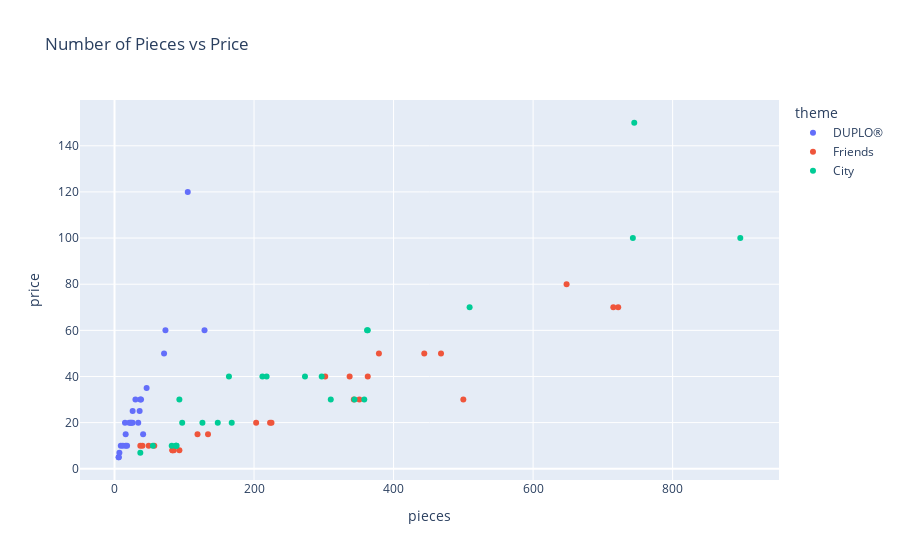

The cell this chart's notebook holds for it:
### Markdown cell above
A) Make a scatter plot of the numer of pieces vs the price. Color the data by the lego them and add teh set name as your hover data<br>
B) Answer the three questions by describing what you see in the graph.

### Code cell
#A
fig = px.scatter(DF, 
                 x = 'pieces',
                 y = 'price',
                 title = 'Number of Pieces vs Price', 
                 hover_data = 'set_name',
                 color = 'theme')
fig.show()

### Figure 1 — Plotly figure (JSON) as saved in the notebook; plotly's stock layout.template omitted (floating-point values rounded to 4 significant figures)
{"data": [{"customdata": [["My First Ladybird"], ["My First Race Car"], ["My First Celebration"], ["Large Playground Brick Box"], ["Farmers' Market"], ["Farm Animals"], ["Train Bridge and Tracks"], ["Cargo Train"], ["Spider-Man & Hulk Adventures"], ["Rapunzel's Tower"], ["Train Tracks"], ["My First Fun Puzzle"], ["My First Car Creations"], ["Fire Truck"], ["Baby Animals"], ["Tropical Island"], ["Plane"], ["Submarine Adventure"], ["Alphabet Truck"], ["Tow Truck"], ["Super Heroes Lab"], ["Bedroom"], ["Pizza Stand"], ["Bakery"], ["Modular Playhouse"]], "hovertemplate": "theme=DUPLO®<br>pieces=%{x}<br>price=%{y}<br>set_name=%{customdata[0]}<extra></extra>", "legendgroup": "DUPLO®", "marker": {"color": "#636efa", "symbol": "circle"}, "mode": "markers", "name": "DUPLO®", "orientation": "v", "showlegend": true, "type": "scatter", "x": [6, 6, 41, 71, 26, 16, 26, 105, 38, 37, 23, 15, 34, 21, 9, 73, 12, 24, 36, 7, 30, 16, 18, 46, 129], "xaxis": "x", "y": [4.99, 4.99, 14.99, 49.99, 19.99, 9.99, 24.99, 120.0, 29.99, 29.99, 19.99, 19.99, 19.99, 19.99, 9.99, 59.99, 9.99, 19.99, 24.99, 6.99, 29.99, 14.99, 9.99, 34.99, 59.99], "yaxis": "y"}, {"customdata": [["Stephanie's Soccer Practice"], ["Olivia's Mission Vehicle"], ["Mia's Tree House"], ["Friendship House"], ["Friends Advent Calendar"], ["Stephanie's Heart Box"], ["Mia's Heart Box"], ["Mia's Forest Adventures"], ["Stephanie's Obstacle Course"], ["Mia's House"], ["Andrea's Pool Party"], ["Turtles Rescue Mission"], ["Dolphins Rescue Mission"], ["Andrea's Summer Heart Box"], ["Olivia's Summer Heart Box"], ["Heartlake City Hospital"], ["Puppy Playground"], ["Andrea's Play Cube - Singer"], ["Mia's Play Cube - Veterinarian"], ["Mia's Play Cube - Cinema"], ["Baby Elephant Jungle Rescue"], ["Tiger Hot Air Balloon Jungle Rescue"], ["Jungle Rescue Base"], ["Emma's Fashion Shop"], ["Beach House"]], "hovertemplate": "theme=Friends<br>pieces=%{x}<br>price=%{y}<br>set_name=%{customdata[0]}<extra></extra>", "legendgroup": "Friends", "marker": {"color": "#EF553B", "symbol": "circle"}, "mode": "markers", "name": "Friends", "orientation": "v", "showlegend": true, "type": "scatter", "x": [119, 223, 351, 722, 500, 85, 83, 134, 337, 715, 468, 225, 363, 83, 93, 379, 57, 49, 40, 37, 203, 302, 648, 343, 444], "xaxis": "x", "y": [14.99, 19.99, 29.99, 69.99, 29.99, 7.99, 7.99, 14.99, 39.99, 69.99, 49.99, 19.99, 39.99, 7.99, 7.99, 49.99, 9.99, 9.99, 9.99, 9.99, 19.99, 39.99, 79.99, 29.99, 49.99], "yaxis": "y"}, {"customdata": [["Off-Road Chase"], ["Mountain Fugitives"], ["Dirt Road Pursuit"], ["Pickup & Caravan"], ["Heavy Cargo Transport"], ["Mining Team"], ["People Pack - Outdoor Adventures"], ["Parachute Arrest"], ["Dock Side Fire"], ["Fire Station"], ["Fire Plane"], ["Construction Loader"], ["Diving Yacht"], ["Harvester Transport"], ["Mars Research Shuttle"], ["Police Helicopter Chase"], ["Police Monster Truck Heist"], ["Police Station"], ["Fire Helicopter Response"], ["Street Sweeper"], ["Monster Truck"], ["Construction Bulldozer"], ["Tuning Workshop"], ["Ocean Exploration Ship"], ["Safari Off-Roader"]], "hovertemplate": "theme=City<br>pieces=%{x}<br>price=%{y}<br>set_name=%{customdata[0]}<extra></extra>", "legendgroup": "City", "marker": {"color": "#00cc96", "symbol": "circle"}, "mode": "markers", "name": "City", "orientation": "v", "showlegend": true, "type": "scatter", "x": [37, 88, 297, 344, 310, 82, 164, 218, 97, 509, 363, 88, 148, 358, 273, 212, 362, 743, 93, 89, 55, 126, 897, 745, 168], "xaxis": "x", "y": [6.99, 9.99, 39.99, 29.99, 29.99, 9.99, 39.99, 39.99, 19.99, 69.99, 59.99, 9.99, 19.99, 29.99, 39.99, 39.99, 59.99, 99.99, 29.99, 9.99, 9.99, 19.99, 99.99, 150.0, 19.99], "yaxis": "y"}], "layout": {"legend": {"title": {"text": "theme"}, "tracegroupgap": 0}, "title": {"text": "Number of Pieces vs Price"}, "xaxis": {"anchor": "y", "domain": [0, 1], "title": {"text": "pieces"}}, "yaxis": {"anchor": "x", "domain": [0, 1], "title": {"text": "price"}}}}
